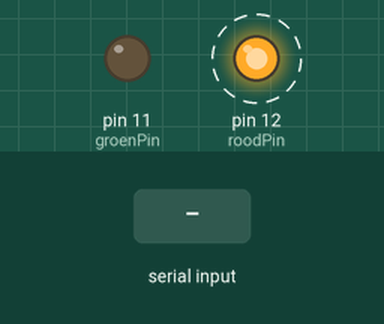
Simulated run of this sketch. Board: Arduino Uno, built with avr-gcc and run on an emulated ATmega328P. Parts: output pins drawn as LEDs (lit = HIGH). Dashed ring = blinking. The test bench sets the inputs (shaded band).

Above: at 1.2 s.
1.3 s: "1" received over Serial
At 3.6 s:
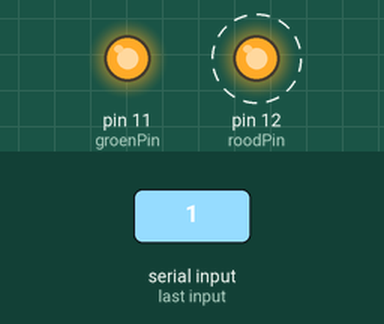
Timing chart, 0 to 10.3 s (numbered marks = the images above; inputs shaded):
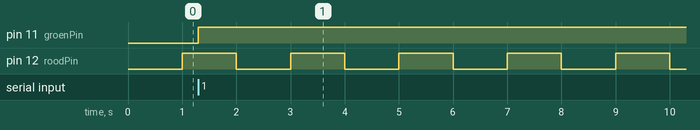

The sketch:

dagopdracht_15-11a.ino
```cpp
int groenPin = 11;
int roodPin = 12;

int ledState[] = {LOW,LOW};
unsigned long previousMillis = 0;
const long interval = 1000;


void setup() {
  ledSetup(); // Initialiseerd led lampjes om gebruikt te worden.
}

void loop() {
  ledLoop(); // Een functie wordt aangegeven die de ledlampjes continu moet uitvoeren.
}
```

LedControl.ino
```cpp
void ledSetup() {
  pinMode(groenPin, OUTPUT);
  pinMode(roodPin, OUTPUT);
  Serial.begin(9600);
}

void ledLoop() {
  if (Serial.available() > 0) {
    ledState[0] = HIGH;
    digitalWrite(groenPin, ledState[0]);
  }
  unsigned long currentMillis = millis();
  if (currentMillis - previousMillis >= interval) {
    previousMillis = currentMillis;
    if (ledState[1] == LOW) {
      ledState[1] = HIGH;
    } else {
      ledState[1] = LOW;
    }
    digitalWrite(roodPin, ledState[1]);
  }
}
```

Measured:
- after the input at 1.3 s, pin 11 (groenPin): LOW → HIGH at once
- by itself, pin 12 (roodPin): alternates HIGH for 1.0 s and LOW for 1.0 s
